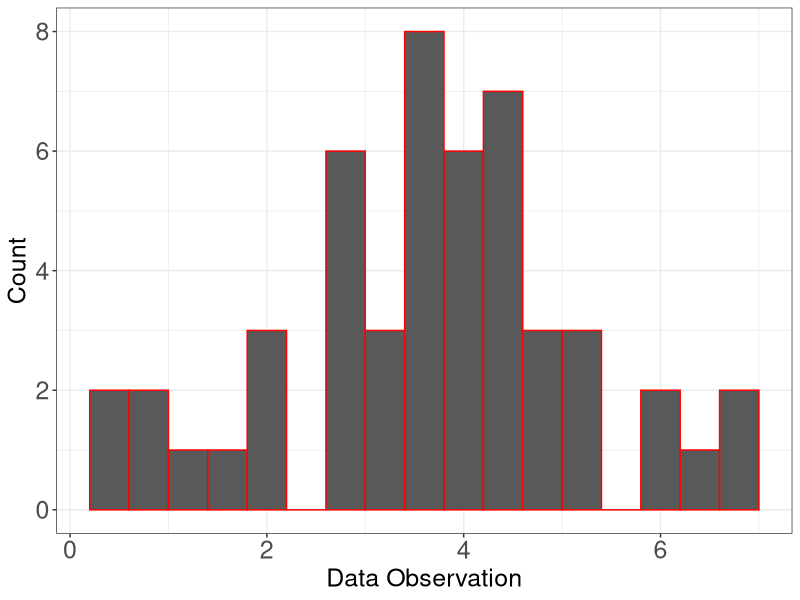
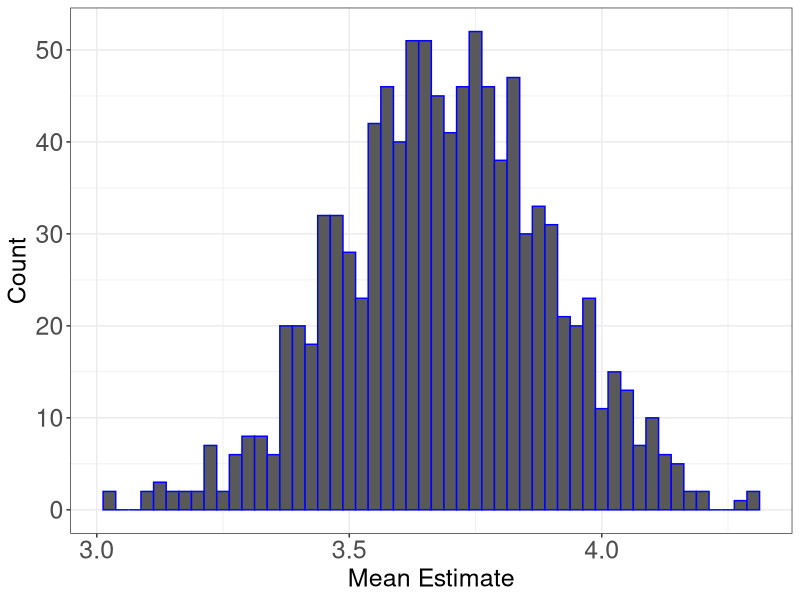

Recreate these plots in R, in order.
library(boot)
library(ggplot2)

# bootstrap compatible mean function
sample_mean <- function(data, index) {
  return(mean(data[index]))
}


# normal example
set.seed(314)
normal_data = rnorm(50, 4, 1.5)
normal_data_df = data.frame(samples = normal_data)

set.seed(5359)
normal_boot = boot(normal_data, sample_mean, R = 1000)
normal_boot

normal_boot_results = data.frame(mean_estimates = normal_boot$t)

ggplot(normal_data_df) + geom_histogram(aes(x = samples), binwidth = 0.4, color = "red") + 
  ylab("Count") + xlab("Data Observation") + theme_bw() + 
  theme(axis.title=element_text(size=18), axis.text=element_text(size=18))

ggplot(normal_boot_results) + geom_histogram(aes(x = mean_estimates), binwidth = 0.025, color = "blue") + 
  ylab("Count") + xlab("Mean Estimate") + theme_bw() + 
  theme(axis.title=element_text(size=18), axis.text=element_text(size=18))
